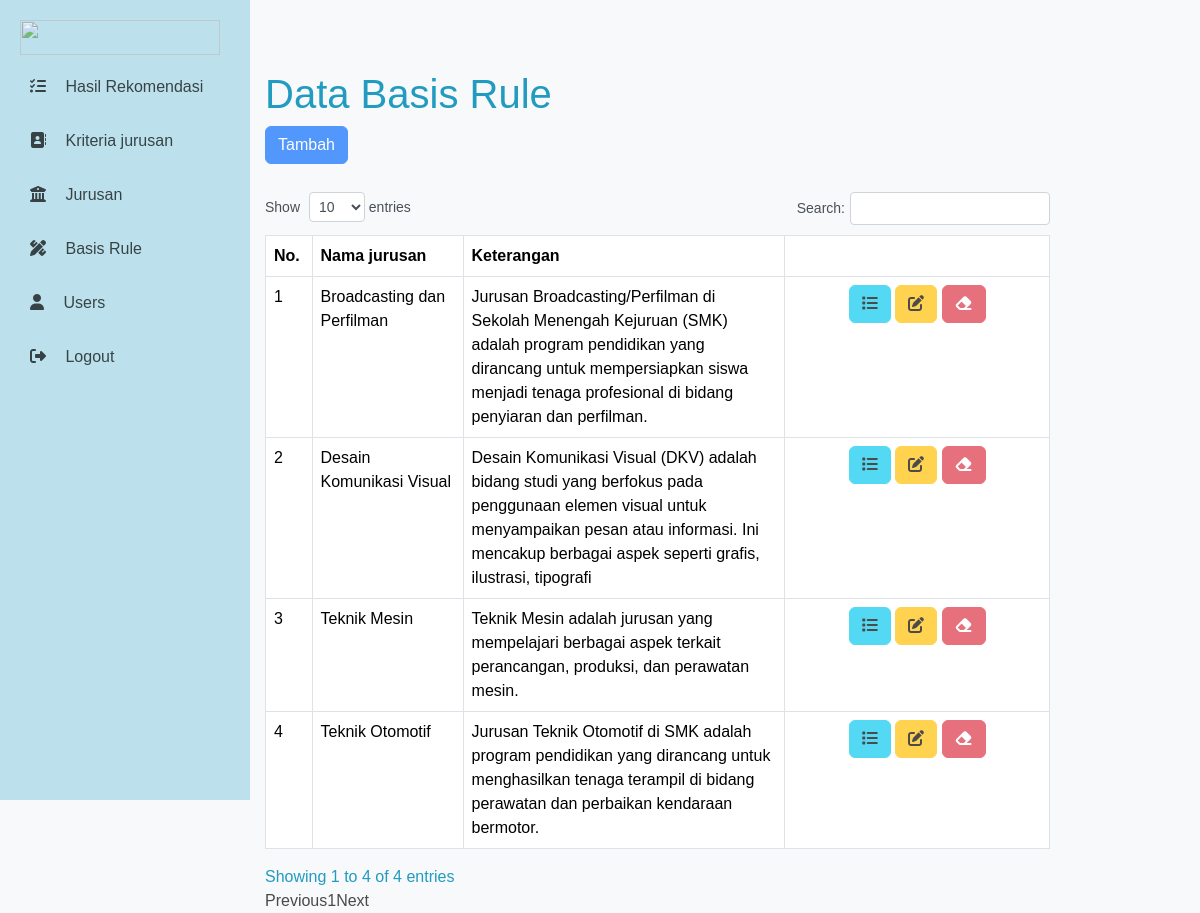
/dashboard.php?page=basis_rule (signed in), run on the app's committed database.
### tables this page shows
CREATE TABLE `basis_rule` (
  `id_rule` int(11) NOT NULL,
  `id_jurusan` int(11) NOT NULL
);

CREATE TABLE `jurusan` (
  `id_jurusan` int(11) NOT NULL,
  `nama_jurusan` varchar(50) NOT NULL,
  `keterangan` text NOT NULL,
  `mapel` text NOT NULL
);

### view-basisrule.php (the view, shortened to what this page needs)
<div class="text-primer">
            <h2 class="display-6">Data Basis Rule</h2>
            <a class="btn btn-primary mb-2" href="?page=basis_rule&action=tambah">Tambah</a>
        <table class="table table-bordered" id="myTable">
            <thead>
            <tr>
                <th width="50px">No.</th>
                <th width="150px">Nama jurusan</th>
                <th width="300px">Keterangan</th>
                <th width="250px"></th>
            </tr>
            </thead>
        <tbody>
    <?php
        $no=1;
        $sql = "SELECT basis_rule.id_rule, basis_rule.id_jurusan, jurusan.nama_jurusan, jurusan.keterangan FROM basis_rule INNER JOIN jurusan ON basis_rule.id_jurusan=jurusan.id_jurusan ORDER BY nama_jurusan ASC";
        $result = $conn->query($sql);
        while($row = $result->fetch_assoc()) {
    ?>
        <tr>
            <td><?php echo $no++; ?></td>
            <td><?php echo $row['nama_jurusan']; ?></td>
            <td><?php echo $row['keterangan']; ?></td>
            <td align="center">
                <a class="btn btn-info" href="?page=basis_rule&action=detail&id=<?php echo $row['id_rule']; ?>">
                    <i class="fas fa-list"></i>
                </a>
                <a class="btn btn-warning" href="?page=basis_rule&action=update&id=<?php echo $row['id_rule']; ?>">
                    <i class="fas fa-edit"></i>
                </a>
                <a onclick="return confirm('Yakin menghapus data ini ?')" class="btn btn-danger" href="?page=basis_rule&action=hapus&id=<?php echo $row['id_rule']; ?>">
                    <i class="fas fa-eraser"></i>
                </a>
            </td>
        </tr>
    <?php
        }
    ?>
   </tbody>
</table>
</div>
</div>

### dashboard.css (style rules this page uses)
body { margin: 0; font-family: Arial, sans-serif; background-color: #f8f9fa; color: #219BC0; display: flex; height: 100vh; }
a { color: #000000; opacity: 70%; text-decoration: none; }

### data on the page
basis_rule: id_jurusan.nama_jurusan "Broadcasting dan Perfilman", id_jurusan.keterangan "Jurusan Broadcasting/Perfilman di Sekolah Menengah Kejuruan (SMK) adalah program pendidikan yang dirancang untuk mempersiapkan siswa menjadi tenaga profesional di bidang penyiaran dan perfilman."
basis_rule: id_jurusan.nama_jurusan "Desain Komunikasi Visual", id_jurusan.keterangan "Desain Komunikasi Visual (DKV) adalah bidang studi yang berfokus pada penggunaan elemen visual untuk menyampaikan pesan atau informasi. Ini mencakup berbagai aspek seperti grafis, ilustrasi, tipografi"
basis_rule: id_jurusan.nama_jurusan "Teknik Mesin", id_jurusan.keterangan "Teknik Mesin adalah jurusan yang mempelajari berbagai aspek terkait perancangan, produksi, dan perawatan mesin."
basis_rule: id_jurusan.nama_jurusan "Teknik Otomotif", id_jurusan.keterangan "Jurusan Teknik Otomotif di SMK adalah program pendidikan yang dirancang untuk menghasilkan tenaga terampil di bidang perawatan dan perbaikan kendaraan bermotor."
